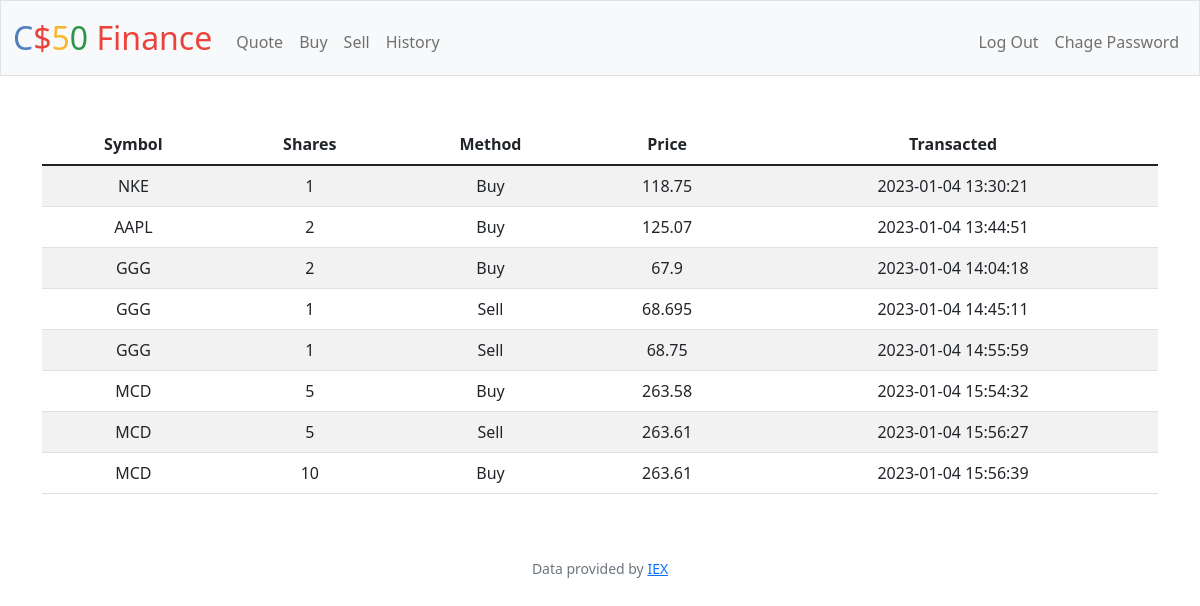
The app's page /history (signed in) with its own data.
### tables this page shows
CREATE TABLE 'history' ('userid' INTEGER NOT NULL, 'symbol' TEXT NOT NULL, 'shares' INTEGER NOT NULL, 'method' TEXT NOT NULL, 'price' REAL NOT NULL, 'transacted' TIMESTAMP DEFAULT CURRENT_TIMESTAMP NOT NULL);

### app.py (the view)
@app.route("/history")
@login_required
def history():
    rows = db.execute(
        "SELECT * FROM history WHERE userid = ?", session["user_id"])
    return render_template("history.html", rows=rows)

### app.py (called while the page is built)
@app.after_request
def after_request(response):
    response.headers["Cache-Control"] = "no-cache, no-store, must-revalidate"
    response.headers["Expires"] = 0
    response.headers["Pragma"] = "no-cache"
    return response

### helpers.py (called while the page is built)
def login_required(f):
    @wraps(f)
    def decorated_function(*args, **kwargs):
        if session.get("user_id") is None:
            return redirect("/login")
        return f(*args, **kwargs)
    return decorated_function

### templates/history.html (shortened to what this page needs)
{% extends "layout.html" %}
{% block main %}
    <table class="table table-striped">
        <thead>
            <tr>
                <th scope="col">Symbol</th>
                <th scope="col">Shares</th>
                <th scope="col">Method</th>
                <th scope="col">Price</th>
                <th scope="col">Transacted</th>
            </tr>
        </thead>
        <tbody>
            {% for row in rows %}
                <tr>
                    <td>{{row['symbol']}}</td>
                    <td>{{row['shares']}}</td>
                    <td>{{row['method']}}</td>
                    <td>{{row['price']}}</td>
                    <td>{{row['transacted']}}</td>
                </tr>
            {% endfor %}
        </tbody>
    </table>
{% endblock %}

### templates/layout.html (shortened to what this page needs)
<!DOCTYPE html>
<html lang="en">
    <head>
        <link href="https://cdn.jsdelivr.net/npm/bootstrap@5.1.3/dist/css/bootstrap.min.css" rel="stylesheet">
        <link href="/static/styles.css" rel="stylesheet">
    </head>
    <body>
        <nav class="bg-light border navbar navbar-expand-md navbar-light">
            <div class="container-fluid">
                <a class="navbar-brand" href="/"><span class="blue">C</span><span class="red">$</span><span class="yellow">5</span><span class="green">0</span> <span class="red">Finance</span></a>
                <div class="collapse navbar-collapse" id="navbar">
                    {% if session["user_id"] %}
                        <ul class="navbar-nav me-auto mt-2">
                            <li class="nav-item"><a class="nav-link" href="/quote">Quote</a></li>
                            <li class="nav-item"><a class="nav-link" href="/buy">Buy</a></li>
                            <li class="nav-item"><a class="nav-link" href="/sell">Sell</a></li>
                            <li class="nav-item"><a class="nav-link" href="/history">History</a></li>
                        </ul>
                        <ul class="navbar-nav ms-auto mt-2">
                            <li class="nav-item"><a class="nav-link" href="/logout">Log Out</a></li>
                            <li class="nav-item"><a class="nav-link" href="/password">Chage Password</a></li>
                        </ul>
                    {% else %}
                        <ul class="navbar-nav ms-auto mt-2">
                            <li class="nav-item"><a class="nav-link" href="/register">Register</a></li>
                            <li class="nav-item"><a class="nav-link" href="/login">Log In</a></li>
                        </ul>
                    {% endif %}
                </div>
            </div>
        </nav>
        <main class="container py-5 text-center">
            {% block main %}{% endblock %}
        </main>
        <footer class="mb-5 small text-center text-muted">
            Data provided by <a href="https://iexcloud.io/">IEX</a>
        </footer>
    </body>
</html>

### static/styles.css (style rules this page uses)
nav .navbar-brand { font-size: xx-large; }
nav .navbar-brand .blue { color: #537fbe; }
nav .navbar-brand .red { color: #ea433b; }
nav .navbar-brand .yellow { color: #f5b82e; }
nav .navbar-brand .green { color: #2e944b; }

### records on screen
history: symbol "NKE", shares "1", method "Buy", price "118.75", transacted "2023-01-04 13:30:21"
history: symbol "AAPL", shares "2", method "Buy", price "125.07", transacted "2023-01-04 13:44:51"
history: symbol "GGG", shares "2", method "Buy", price "67.9", transacted "2023-01-04 14:04:18"
history: symbol "GGG", shares "1", method "Sell", price "68.695", transacted "2023-01-04 14:45:11"
history: symbol "GGG", shares "1", method "Sell", price "68.75", transacted "2023-01-04 14:55:59"
history: symbol "MCD", shares "5", method "Buy", price "263.58", transacted "2023-01-04 15:54:32"
history: symbol "MCD", shares "5", method "Sell", price "263.61", transacted "2023-01-04 15:56:27"
history: symbol "MCD", shares "10", method "Buy", price "263.61", transacted "2023-01-04 15:56:39"
